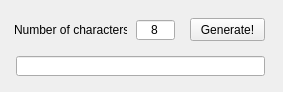
<?xml version="1.0" encoding="UTF-8"?>
<ui version="4.0">
 <class>MainWindow</class>
 <widget class="QMainWindow" name="MainWindow">
  <property name="geometry">
   <rect>
    <x>0</x>
    <y>0</y>
    <width>283</width>
    <height>92</height>
   </rect>
  </property>
  <property name="minimumSize">
   <size>
    <width>283</width>
    <height>92</height>
   </size>
  </property>
  <property name="maximumSize">
   <size>
    <width>283</width>
    <height>92</height>
   </size>
  </property>
  <property name="windowTitle">
   <string>Password generator</string>
  </property>
  <property name="windowIcon">
   <iconset>
    <normaloff>icon.ico</normaloff>icon.ico</iconset>
  </property>
  <widget class="QWidget" name="centralwidget">
   <widget class="QLabel" name="lblLength">
    <property name="geometry">
     <rect>
      <x>14</x>
      <y>22</y>
      <width>113</width>
      <height>16</height>
     </rect>
    </property>
    <property name="text">
     <string>Number of characters:</string>
    </property>
   </widget>
   <widget class="QLineEdit" name="textLength">
    <property name="geometry">
     <rect>
      <x>136</x>
      <y>20</y>
      <width>39</width>
      <height>20</height>
     </rect>
    </property>
    <property name="text">
     <string>8</string>
    </property>
    <property name="alignment">
     <set>Qt::AlignCenter</set>
    </property>
   </widget>
   <widget class="QPushButton" name="pushButtonGenerate">
    <property name="geometry">
     <rect>
      <x>190</x>
      <y>18</y>
      <width>75</width>
      <height>23</height>
     </rect>
    </property>
    <property name="text">
     <string>Generate!</string>
    </property>
   </widget>
   <widget class="QLineEdit" name="textGenerated">
    <property name="geometry">
     <rect>
      <x>16</x>
      <y>56</y>
      <width>249</width>
      <height>20</height>
     </rect>
    </property>
    <property name="text">
     <string/>
    </property>
    <property name="alignment">
     <set>Qt::AlignCenter</set>
    </property>
   </widget>
  </widget>
 </widget>
 <resources/>
 <connections/>
</ui>
